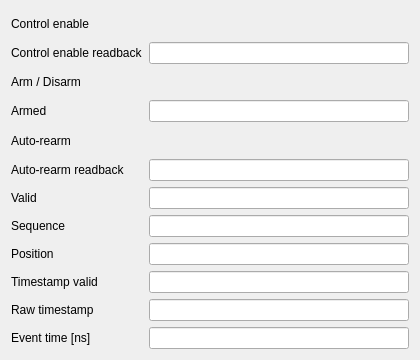
<?xml version="1.0" encoding="UTF-8"?>
<ui version="4.0">
 <class>EncoderTouchProbe</class>
 <widget class="QWidget" name="EncoderTouchProbe">
  <property name="geometry">
   <rect>
    <x>0</x>
    <y>0</y>
    <width>420</width>
    <height>360</height>
   </rect>
  </property>
  <property name="windowTitle">
   <string>Touch probe $(Axis) encoder $(ENC_ID)</string>
  </property>
  <layout class="QGridLayout" name="gridLayout">
   <item row="6" column="0"><widget class="QLabel" name="labelValid"><property name="text"><string>Valid</string></property></widget></item>
   <item row="6" column="1"><widget class="caLineEdit" name="valid"><property name="channel" stdset="0"><string notr="true">$(DEV):$(Axis)-Enc$(ENC_ID)-TP-Valid</string></property></widget></item>
   <item row="7" column="0"><widget class="QLabel" name="labelSeq"><property name="text"><string>Sequence</string></property></widget></item>
   <item row="7" column="1"><widget class="caLineEdit" name="sequence"><property name="channel" stdset="0"><string notr="true">$(DEV):$(Axis)-Enc$(ENC_ID)-TP-Seq</string></property></widget></item>
   <item row="8" column="0"><widget class="QLabel" name="labelPos"><property name="text"><string>Position</string></property></widget></item>
   <item row="8" column="1"><widget class="caLineEdit" name="position"><property name="channel" stdset="0"><string notr="true">$(DEV):$(Axis)-Enc$(ENC_ID)-TP-Pos</string></property></widget></item>
   <item row="9" column="0"><widget class="QLabel" name="labelTimeValid"><property name="text"><string>Timestamp valid</string></property></widget></item>
   <item row="9" column="1"><widget class="caLineEdit" name="timeValid"><property name="channel" stdset="0"><string notr="true">$(DEV):$(Axis)-Enc$(ENC_ID)-TP-TimeValid</string></property></widget></item>
   <item row="10" column="0"><widget class="QLabel" name="labelTimeRaw"><property name="text"><string>Raw timestamp</string></property></widget></item>
   <item row="10" column="1"><widget class="caLineEdit" name="timeRaw"><property name="channel" stdset="0"><string notr="true">$(DEV):$(Axis)-Enc$(ENC_ID)-TP-TimeRaw</string></property></widget></item>
   <item row="11" column="0"><widget class="QLabel" name="labelEventTime"><property name="text"><string>Event time [ns]</string></property></widget></item>
   <item row="11" column="1"><widget class="caLineEdit" name="eventTime"><property name="channel" stdset="0"><string notr="true">$(DEV):$(Axis)-Enc$(ENC_ID)-TP-EventTimeNs</string></property></widget></item>
   <item row="3" column="0"><widget class="QLabel" name="labelArmed"><property name="text"><string>Armed</string></property></widget></item>
   <item row="3" column="1"><widget class="caLineEdit" name="armed"><property name="channel" stdset="0"><string notr="true">$(DEV):$(Axis)-Enc$(ENC_ID)-TP-Armed</string></property></widget></item>
   <item row="2" column="0"><widget class="QLabel" name="labelArmCmd"><property name="text"><string>Arm / Disarm</string></property></widget></item>
   <item row="2" column="1">
    <widget class="caChoice" name="armCmd">
     <property name="toolTip"><string>Enable probe control first. Arm remains selected until you choose Disarm or disable control.</string></property>
     <property name="channel" stdset="0"><string notr="true">$(DEV):$(Axis)-Enc$(ENC_ID)-TP-ArmCmd</string></property>
    <property name="stackingMode" stdset="0"><enum>caChoice::Column</enum></property><property name="endBit"><number>1</number></property></widget>
   </item>
   <item row="0" column="0"><widget class="QLabel" name="labelEnable"><property name="text"><string>Control enable</string></property></widget></item>
   <item row="0" column="1"><widget class="caChoice" name="EnableCmd"><property name="channel" stdset="0"><string notr="true">$(DEV):$(Axis)-Enc$(ENC_ID)-TP-EnableCmd</string></property><property name="stackingMode" stdset="0"><enum>caChoice::Column</enum></property><property name="endBit"><number>1</number></property></widget></item>
   <item row="1" column="0"><widget class="QLabel" name="labelEnableRB"><property name="text"><string>Control enable readback</string></property></widget></item>
   <item row="1" column="1"><widget class="caLineEdit" name="EnableRB"><property name="channel" stdset="0"><string notr="true">$(DEV):$(Axis)-Enc$(ENC_ID)-TP-Enable-RB</string></property></widget></item>
   <item row="4" column="0"><widget class="QLabel" name="labelAutoRearm"><property name="text"><string>Auto-rearm</string></property></widget></item>
   <item row="4" column="1"><widget class="caChoice" name="AutoRearmCmd"><property name="channel" stdset="0"><string notr="true">$(DEV):$(Axis)-Enc$(ENC_ID)-TP-AutoRearmCmd</string></property><property name="stackingMode" stdset="0"><enum>caChoice::Column</enum></property><property name="endBit"><number>1</number></property></widget></item>
   <item row="5" column="0"><widget class="QLabel" name="labelAutoRearmRB"><property name="text"><string>Auto-rearm readback</string></property></widget></item>
   <item row="5" column="1"><widget class="caLineEdit" name="AutoRearmRB"><property name="channel" stdset="0"><string notr="true">$(DEV):$(Axis)-Enc$(ENC_ID)-TP-AutoRearm-RB</string></property></widget></item>
  </layout>
 </widget>
 <customwidgets>
  <customwidget>
   <class>caLineEdit</class>
   <extends>QLineEdit</extends>
   <header>caLineEdit</header>
  </customwidget>
  <customwidget>
   <class>caChoice</class>
   <extends>QWidget</extends>
   <header>caChoice</header>
  </customwidget>
 </customwidgets>
 <resources/>
 <connections/>
</ui>
